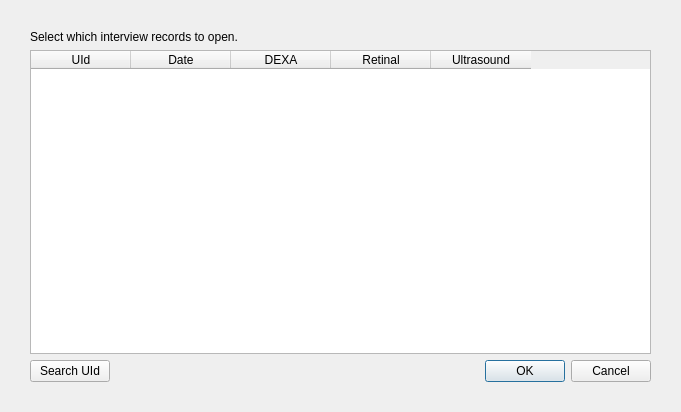
<?xml version="1.0" encoding="UTF-8"?>
<ui version="4.0">
 <class>QSelectInterviewDialog</class>
 <widget class="QWidget" name="QSelectInterviewDialog">
  <property name="geometry">
   <rect>
    <x>0</x>
    <y>0</y>
    <width>681</width>
    <height>412</height>
   </rect>
  </property>
  <property name="windowTitle">
   <string>Form</string>
  </property>
  <layout class="QVBoxLayout" name="verticalLayout_2">
   <property name="spacing">
    <number>6</number>
   </property>
   <property name="margin">
    <number>30</number>
   </property>
   <item>
    <widget class="QLabel" name="label">
     <property name="text">
      <string>Select which interview records to open.</string>
     </property>
    </widget>
   </item>
   <item>
    <widget class="QTableWidget" name="interviewTableWidget">
     <property name="minimumSize">
      <size>
       <width>0</width>
       <height>0</height>
      </size>
     </property>
     <property name="selectionMode">
      <enum>QAbstractItemView::SingleSelection</enum>
     </property>
     <property name="selectionBehavior">
      <enum>QAbstractItemView::SelectRows</enum>
     </property>
     <column>
      <property name="text">
       <string>UId</string>
      </property>
     </column>
     <column>
      <property name="text">
       <string>Date</string>
      </property>
     </column>
     <column>
      <property name="text">
       <string>DEXA</string>
      </property>
     </column>
     <column>
      <property name="text">
       <string>Retinal</string>
      </property>
     </column>
     <column>
      <property name="text">
       <string>Ultrasound</string>
      </property>
     </column>
    </widget>
   </item>
   <item>
    <layout class="QHBoxLayout" name="horizontalLayout">
     <item>
      <widget class="QPushButton" name="searchPushButton">
       <property name="text">
        <string>Search UId</string>
       </property>
      </widget>
     </item>
     <item>
      <widget class="QDialogButtonBox" name="buttonBox">
       <property name="standardButtons">
        <set>QDialogButtonBox::Cancel|QDialogButtonBox::Ok</set>
       </property>
       <property name="centerButtons">
        <bool>false</bool>
       </property>
      </widget>
     </item>
    </layout>
   </item>
  </layout>
 </widget>
 <resources/>
 <connections>
  <connection>
   <sender>buttonBox</sender>
   <signal>rejected()</signal>
   <receiver>QSelectInterviewDialog</receiver>
   <slot>close()</slot>
   <hints>
    <hint type="sourcelabel">
     <x>412</x>
     <y>545</y>
    </hint>
    <hint type="destinationlabel">
     <x>412</x>
     <y>283</y>
    </hint>
   </hints>
  </connection>
 </connections>
</ui>
